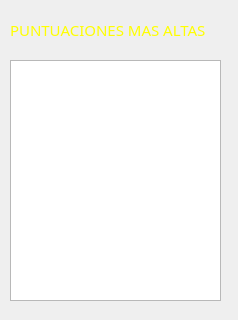
<?xml version="1.0" encoding="UTF-8"?>
<ui version="4.0">
 <class>Puntaje</class>
 <widget class="QDialog" name="Puntaje">
  <property name="geometry">
   <rect>
    <x>0</x>
    <y>0</y>
    <width>238</width>
    <height>320</height>
   </rect>
  </property>
  <property name="windowTitle">
   <string>Dialog</string>
  </property>
  <widget class="QLabel" name="label">
   <property name="geometry">
    <rect>
     <x>10</x>
     <y>20</y>
     <width>201</width>
     <height>20</height>
    </rect>
   </property>
   <property name="palette">
    <palette>
     <active>
      <colorrole role="WindowText">
       <brush brushstyle="SolidPattern">
        <color alpha="255">
         <red>255</red>
         <green>255</green>
         <blue>0</blue>
        </color>
       </brush>
      </colorrole>
      <colorrole role="Text">
       <brush brushstyle="SolidPattern">
        <color alpha="255">
         <red>255</red>
         <green>255</green>
         <blue>0</blue>
        </color>
       </brush>
      </colorrole>
     </active>
     <inactive>
      <colorrole role="WindowText">
       <brush brushstyle="SolidPattern">
        <color alpha="255">
         <red>255</red>
         <green>255</green>
         <blue>0</blue>
        </color>
       </brush>
      </colorrole>
      <colorrole role="Text">
       <brush brushstyle="SolidPattern">
        <color alpha="255">
         <red>255</red>
         <green>255</green>
         <blue>0</blue>
        </color>
       </brush>
      </colorrole>
     </inactive>
     <disabled>
      <colorrole role="WindowText">
       <brush brushstyle="SolidPattern">
        <color alpha="255">
         <red>159</red>
         <green>158</green>
         <blue>158</blue>
        </color>
       </brush>
      </colorrole>
      <colorrole role="Text">
       <brush brushstyle="SolidPattern">
        <color alpha="255">
         <red>159</red>
         <green>158</green>
         <blue>158</blue>
        </color>
       </brush>
      </colorrole>
     </disabled>
    </palette>
   </property>
   <property name="font">
    <font>
     <family>gargi</family>
     <pointsize>11</pointsize>
    </font>
   </property>
   <property name="text">
    <string>PUNTUACIONES MAS ALTAS</string>
   </property>
  </widget>
  <widget class="QListWidget" name="listWidget">
   <property name="geometry">
    <rect>
     <x>10</x>
     <y>60</y>
     <width>211</width>
     <height>241</height>
    </rect>
   </property>
   <property name="palette">
    <palette>
     <active>
      <colorrole role="WindowText">
       <brush brushstyle="SolidPattern">
        <color alpha="255">
         <red>255</red>
         <green>85</green>
         <blue>127</blue>
        </color>
       </brush>
      </colorrole>
      <colorrole role="Text">
       <brush brushstyle="SolidPattern">
        <color alpha="255">
         <red>255</red>
         <green>85</green>
         <blue>127</blue>
        </color>
       </brush>
      </colorrole>
     </active>
     <inactive>
      <colorrole role="WindowText">
       <brush brushstyle="SolidPattern">
        <color alpha="255">
         <red>255</red>
         <green>85</green>
         <blue>127</blue>
        </color>
       </brush>
      </colorrole>
      <colorrole role="Text">
       <brush brushstyle="SolidPattern">
        <color alpha="255">
         <red>255</red>
         <green>85</green>
         <blue>127</blue>
        </color>
       </brush>
      </colorrole>
     </inactive>
     <disabled>
      <colorrole role="WindowText">
       <brush brushstyle="SolidPattern">
        <color alpha="255">
         <red>159</red>
         <green>158</green>
         <blue>158</blue>
        </color>
       </brush>
      </colorrole>
      <colorrole role="Text">
       <brush brushstyle="SolidPattern">
        <color alpha="255">
         <red>159</red>
         <green>158</green>
         <blue>158</blue>
        </color>
       </brush>
      </colorrole>
     </disabled>
    </palette>
   </property>
  </widget>
 </widget>
 <resources/>
 <connections/>
</ui>
